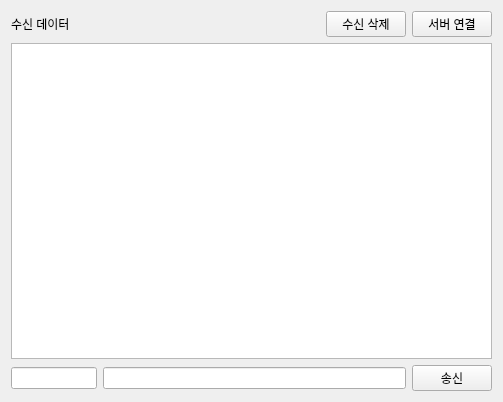
<?xml version="1.0" encoding="UTF-8"?>
<ui version="4.0">
 <class>Tab1Socket</class>
 <widget class="QWidget" name="Tab1Socket">
  <property name="geometry">
   <rect>
    <x>0</x>
    <y>0</y>
    <width>503</width>
    <height>402</height>
   </rect>
  </property>
  <property name="windowTitle">
   <string>Form</string>
  </property>
  <layout class="QVBoxLayout" name="verticalLayout_2">
   <item>
    <layout class="QVBoxLayout" name="verticalLayout">
     <item>
      <layout class="QHBoxLayout" name="horizontalLayout">
       <item>
        <widget class="QLabel" name="label">
         <property name="text">
          <string>수신 데이터</string>
         </property>
        </widget>
       </item>
       <item>
        <spacer name="horizontalSpacer">
         <property name="orientation">
          <enum>Qt::Orientation::Horizontal</enum>
         </property>
         <property name="sizeHint" stdset="0">
          <size>
           <width>40</width>
           <height>20</height>
          </size>
         </property>
        </spacer>
       </item>
       <item>
        <widget class="QPushButton" name="pPBRecvDataClear">
         <property name="text">
          <string>수신 삭제</string>
         </property>
        </widget>
       </item>
       <item>
        <widget class="QPushButton" name="pPBServerConnect">
         <property name="text">
          <string>서버 연결</string>
         </property>
         <property name="checkable">
          <bool>true</bool>
         </property>
        </widget>
       </item>
      </layout>
     </item>
     <item>
      <layout class="QHBoxLayout" name="horizontalLayout_2">
       <item>
        <widget class="QTextEdit" name="pTERecvData"/>
       </item>
      </layout>
     </item>
     <item>
      <layout class="QHBoxLayout" name="horizontalLayout_3" stretch="2,7,1">
       <item>
        <widget class="QLineEdit" name="pLERecvId"/>
       </item>
       <item>
        <widget class="QLineEdit" name="pLESendMsg"/>
       </item>
       <item>
        <widget class="QPushButton" name="pPBSend">
         <property name="text">
          <string>송신</string>
         </property>
        </widget>
       </item>
      </layout>
     </item>
    </layout>
   </item>
  </layout>
 </widget>
 <resources/>
 <connections>
  <connection>
   <sender>pPBRecvDataClear</sender>
   <signal>clicked()</signal>
   <receiver>pTERecvData</receiver>
   <slot>clear()</slot>
   <hints>
    <hint type="sourcelabel">
     <x>370</x>
     <y>33</y>
    </hint>
    <hint type="destinationlabel">
     <x>371</x>
     <y>114</y>
    </hint>
   </hints>
  </connection>
  <connection>
   <sender>pLESendMsg</sender>
   <signal>returnPressed()</signal>
   <receiver>pPBSend</receiver>
   <slot>click()</slot>
   <hints>
    <hint type="sourcelabel">
     <x>308</x>
     <y>370</y>
    </hint>
    <hint type="destinationlabel">
     <x>448</x>
     <y>375</y>
    </hint>
   </hints>
  </connection>
 </connections>
</ui>
